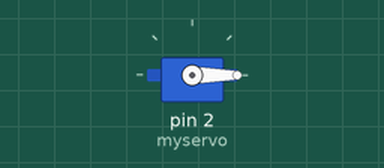
The sketch below on a simulated Arduino Uno, built with avr-gcc and run on an emulated ATmega328P. Parts: servo.

Above: at 0.05 s.
Timing chart, 0 to 4.6 s (numbered marks = the images above):
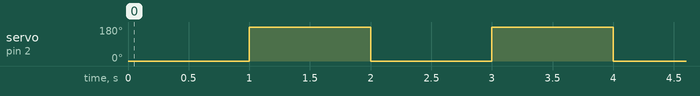

The sketch:

test01.ino
```cpp
#include <Servo.h>


// Điều khiển servo 180, quay liên tục từ góc 0 đến 180 độ và ngược lại.

Servo myservo;
int pos = 0; // lưu vị trí của servo

void setup() {
  myservo.attach(2);  // kết nối servo vào chân P4
}

void loop() {
  myservo.write(0);
  delay(1000);
  myservo.write(180);
  delay(1000);
}
```

Measured:
- by itself, servo on pin 2 (myservo): alternates 180° for 1.0 s and 0° for 1.0 s
